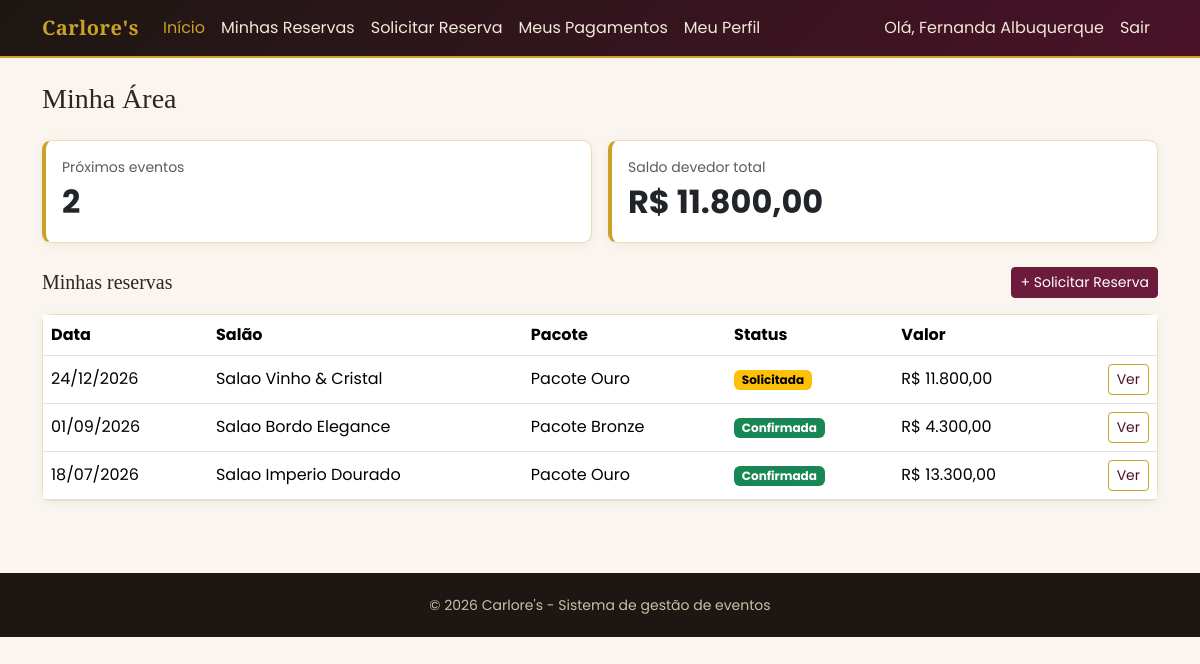
/cliente/index.php (signed in), run on the app's committed database.
### tables this page shows
CREATE TABLE usuarios (
    id          INT UNSIGNED AUTO_INCREMENT PRIMARY KEY,
    nome        VARCHAR(120) NOT NULL,
    email       VARCHAR(150) NOT NULL,
    senha_hash  VARCHAR(255) NOT NULL,
    tipo        ENUM('admin', 'cliente') NOT NULL DEFAULT 'cliente',
    ativo       TINYINT(1) NOT NULL DEFAULT 1,
    created_at  DATETIME NOT NULL DEFAULT CURRENT_TIMESTAMP,
    updated_at  DATETIME NOT NULL DEFAULT CURRENT_TIMESTAMP ON UPDATE CURRENT_TIMESTAMP,
    UNIQUE KEY uq_usuarios_email (email),
    INDEX idx_usuarios_tipo (tipo)
);

CREATE TABLE reservas (
    id                  INT UNSIGNED AUTO_INCREMENT PRIMARY KEY,
    cliente_id          INT UNSIGNED NOT NULL,
    salao_id            INT UNSIGNED NOT NULL,
    pacote_id           INT UNSIGNED NOT NULL,
    data_evento         DATE NOT NULL,
    turno               ENUM('manha', 'tarde', 'noite') NOT NULL,
    tipo_evento         VARCHAR(80) NOT NULL,
    numero_convidados   SMALLINT UNSIGNED NOT NULL,
    status              ENUM('solicitada', 'confirmada', 'cancelada') NOT NULL DEFAULT 'solicitada',
    valor_salao         DECIMAL(10,2) NOT NULL,
    valor_pacote        DECIMAL(10,2) NOT NULL,
    desconto            DECIMAL(10,2) NOT NULL DEFAULT 0.00,
    valor_total         DECIMAL(10,2) GENERATED ALWAYS AS (valor_salao + valor_pacote - desconto) STORED,
    bloqueio_data       DATE GENERATED ALWAYS AS (CASE WHEN status = 'cancelada' THEN NULL ELSE data_evento END) STORED,
    observacoes         TEXT NULL,
    created_at          DATETIME NOT NULL DEFAULT CURRENT_TIMESTAMP,
    updated_at          DATETIME NOT NULL DEFAULT CURRENT_TIMESTAMP ON UPDATE CURRENT_TIMESTAMP,
    CONSTRAINT fk_reservas_cliente FOREIGN KEY (cliente_id) REFERENCES clientes(id)
        ON DELETE RESTRICT ON UPDATE CASCADE,
    CONSTRAINT fk_reservas_salao FOREIGN KEY (salao_id) REFERENCES saloes(id)
        ON DELETE RESTRICT ON UPDATE CASCADE,
    CONSTRAINT fk_reservas_pacote FOREIGN KEY (pacote_id) REFERENCES pacotes(id)
        ON DELETE RESTRICT ON UPDATE CASCADE,
    UNIQUE KEY uq_disponibilidade (salao_id, bloqueio_data),
    INDEX idx_reservas_data (data_evento),
    INDEX idx_reservas_status (status)
);

CREATE TABLE saloes (
    id          INT UNSIGNED AUTO_INCREMENT PRIMARY KEY,
    nome        VARCHAR(100) NOT NULL,
    capacidade  SMALLINT UNSIGNED NOT NULL,
    descricao   TEXT NULL,
    valor_base  DECIMAL(10,2) NOT NULL DEFAULT 0.00,
    foto        VARCHAR(255) NULL,
    ativo       TINYINT(1) NOT NULL DEFAULT 1,
    created_at  DATETIME NOT NULL DEFAULT CURRENT_TIMESTAMP,
    updated_at  DATETIME NOT NULL DEFAULT CURRENT_TIMESTAMP ON UPDATE CURRENT_TIMESTAMP,
    UNIQUE KEY uq_saloes_nome (nome),
    INDEX idx_saloes_ativo (ativo)
);

CREATE TABLE pacotes (
    id          INT UNSIGNED AUTO_INCREMENT PRIMARY KEY,
    nome        VARCHAR(100) NOT NULL,
    descricao   TEXT NULL,
    preco       DECIMAL(10,2) NOT NULL,
    ativo       TINYINT(1) NOT NULL DEFAULT 1,
    created_at  DATETIME NOT NULL DEFAULT CURRENT_TIMESTAMP,
    updated_at  DATETIME NOT NULL DEFAULT CURRENT_TIMESTAMP ON UPDATE CURRENT_TIMESTAMP,
    UNIQUE KEY uq_pacotes_nome (nome)
);

### public/cliente/index.php (called while the page is built, shortened)
<?php
require_once __DIR__ . '/../../config/bootstrap.php';
$clienteId = (int)$_SESSION['cliente_id'];
$reservas = Reserva::listarPorCliente($clienteId);
$proximasReservas = array_filter(
    $reservas,
    fn($r) => $r['status'] !== 'cancelada' && $r['data_evento'] >= date('Y-m-d')
);
$saldoTotalDevedor = 0.0;
foreach ($reservas as $r) {
    if ($r['status'] !== 'cancelada') {
        $saldoTotalDevedor += PagamentoService::saldoDevedor($r);
    }
}
$paginaAtual = 'dashboard';
$tituloPagina = 'Minha Área';
require ROOT_PATH . '/views/cliente/dashboard.php';

### helpers/auth_helper.php (called while the page is built, shortened)
<?php
function usuarioLogado(): ?array
{
    return [
        'id'         => (int)$_SESSION['usuario_id'],
        'nome'       => $_SESSION['usuario_nome'],
        'tipo'       => $_SESSION['usuario_tipo'],
        'cliente_id' => isset($_SESSION['cliente_id']) ? (int)$_SESSION['cliente_id'] : null,
    ];
}

### config/database.php (called while the page is built, shortened)
<?php
class Database
{
    private static ?PDO $conexao = null;
    public static function conectar(): PDO
    {
        if (self::$conexao === null) {
            $dsn = 'mysql:host=' . self::HOST . ';dbname=' . self::DBNAME . ';charset=' . self::CHARSET;
            try {
                self::$conexao = new PDO($dsn, self::USUARIO, self::SENHA, [
                    PDO::ATTR_ERRMODE            => PDO::ERRMODE_EXCEPTION,
                    PDO::ATTR_EMULATE_PREPARES   => false,
                    PDO::ATTR_DEFAULT_FETCH_MODE => PDO::FETCH_ASSOC,
                ]);
            } catch (PDOException $e) {
                error_log('[Database] Falha na conexao: ' . $e->getMessage());
                http_response_code(500);
                die('Nao foi possivel conectar ao banco de dados. Verifique se o MySQL do XAMPP esta em execucao e se o banco "carlores" foi importado (veja o README.md).');
            }
        }
        return self::$conexao;
    }
}

### models/Reserva.php (called while the page is built, shortened)
<?php
class Reserva
{
    public static function listar(array $filtros = []): array
    {
        $sql = self::SELECT_BASE . ' WHERE 1=1';
        $params = [];
        if (!empty($filtros['cliente_id'])) {
            $sql .= ' AND r.cliente_id = :cliente_id';
            $params[':cliente_id'] = $filtros['cliente_id'];
        }
        $sql .= ' ORDER BY r.data_evento DESC, r.id DESC';
        $stmt = Database::conectar()->prepare($sql);
        $stmt->execute($params);
        return $stmt->fetchAll();
    }
    public static function listarPorCliente(int $clienteId): array
    {
        return self::listar(['cliente_id' => $clienteId]);
    }
}

### config/bootstrap.php (called while the page is built, shortened)
<?php
require_once ROOT_PATH . '/config/database.php';
require_once ROOT_PATH . '/helpers/format_helper.php';
require_once ROOT_PATH . '/helpers/auth_helper.php';
spl_autoload_register(function (string $classe): void {
    foreach (['models', 'services'] as $pasta) {
        $caminho = ROOT_PATH . "/{$pasta}/{$classe}.php";
        if (is_file($caminho)) {
            return;
        }
    }
});

### models/Pagamento.php (called while the page is built, shortened)
<?php
class Pagamento
{
    public static function totalPagoPorReserva(int $reservaId): float
    {
        $stmt = Database::conectar()->prepare(
            'SELECT COALESCE(SUM(valor), 0) AS total FROM pagamentos WHERE reserva_id = :reserva_id'
        );
        $stmt->execute([':reserva_id' => $reservaId]);
        return (float)$stmt->fetch()['total'];
    }
}

### services/PagamentoService.php (called while the page is built, shortened)
<?php
class PagamentoService
{
    public static function saldoDevedor(array $reserva): float
    {
        $totalPago = Pagamento::totalPagoPorReserva((int)$reserva['id']);
        return round((float)$reserva['valor_total'] - $totalPago, 2);
    }
}

### views/cliente/dashboard.php (the view, shortened to what this page needs)
<?php require ROOT_PATH . '/views/partials/header_cliente.php'; ?>
<div class="row g-3 mb-4">
    <div class="col-md-6">
        <div class="card card-carlores dashboard-kpi h-100">
            <div class="card-body">
                <div class="text-muted small">Próximos eventos</div>
                <div class="fs-2 fw-bold"><?= count($proximasReservas) ?></div>
            </div>
        </div>
    </div>
    <div class="col-md-6">
        <div class="card card-carlores dashboard-kpi h-100">
            <div class="card-body">
                <div class="text-muted small">Saldo devedor total</div>
                <div class="fs-2 fw-bold"><?= moneyBr($saldoTotalDevedor) ?></div>
            </div>
        </div>
    </div>
</div>
<div class="d-flex justify-content-between align-items-center mb-3">
    <h2 class="h5 mb-0">Minhas reservas</h2>
    <a href="/cliente/reservas/nova.php" class="btn btn-carlores btn-sm">+ Solicitar Reserva</a>
</div>
<div class="card card-carlores">
    <div class="table-responsive">
        <table class="table mb-0 align-middle">
            <thead><tr><th>Data</th><th>Salão</th><th>Pacote</th><th>Status</th><th>Valor</th><th></th></tr></thead>
            <tbody>
            <?php foreach ($reservas as $r): ?>
                <tr>
                    <td><?= dateBr($r['data_evento']) ?></td>
                    <td><?= e($r['salao_nome']) ?></td>
                    <td><?= e($r['pacote_nome']) ?></td>
                    <td><?= statusReservaBadge($r['status']) ?></td>
                    <td><?= moneyBr($r['valor_total']) ?></td>
                    <td class="text-end"><a href="/cliente/reservas/visualizar.php?id=<?= (int)$r['id'] ?>" class="btn btn-sm btn-outline-carlores">Ver</a></td>
                </tr>
            <?php endforeach; ?>
            </tbody>
        </table>
    </div>
</div>
<?php require ROOT_PATH . '/views/partials/footer_cliente.php'; ?>

### views/partials/header_cliente.php (shortened to what this page needs)
<?php $usuario = usuarioLogado(); ?>
<!DOCTYPE html>
<html lang="pt-BR">
<head>
    <link href="https://cdn.jsdelivr.net/npm/bootstrap@5.3.3/dist/css/bootstrap.min.css" rel="stylesheet">
    <link href="/assets/css/theme.css" rel="stylesheet">
</head>
<body>
<nav class="navbar navbar-expand-lg navbar-carlores navbar-dark">
    <div class="container">
        <a class="navbar-brand" href="/cliente/index.php"><?= e(APP_NOME) ?></a>
        <div class="collapse navbar-collapse" id="navCliente">
            <ul class="navbar-nav me-auto">
                <?php
                $paginaAtual = $paginaAtual ?? '';
                $itensMenu = [
                    'dashboard'  => ['/cliente/index.php', 'Início'],
                    'reservas'   => ['/cliente/reservas/index.php', 'Minhas Reservas'],
                    'nova'       => ['/cliente/reservas/nova.php', 'Solicitar Reserva'],
                    'pagamentos' => ['/cliente/pagamentos/index.php', 'Meus Pagamentos'],
                    'perfil'     => ['/cliente/perfil/editar.php', 'Meu Perfil'],
                ];
                foreach ($itensMenu as $chave => $item):
                    [$url, $rotulo] = $item;
                ?>
                <li class="nav-item">
                    <a class="nav-link <?= $paginaAtual === $chave ? 'active' : '' ?>" href="<?= e($url) ?>"><?= e($rotulo) ?></a>
                </li>
                <?php endforeach; ?>
            </ul>
            <ul class="navbar-nav">
                <li class="nav-item"><span class="nav-link">Olá, <?= e($usuario['nome']) ?></span></li>
                <li class="nav-item"><a class="nav-link" href="/logout.php">Sair</a></li>
            </ul>
        </div>
    </div>
</nav>
<div class="container py-4">
    <h1 class="h3 mb-4"><?= e($tituloPagina ?? '') ?></h1>

### helpers/format_helper.php (shortened to what this page needs)
<?php
function e(mixed $valor): string
{
    return htmlspecialchars((string)($valor ?? ''), ENT_QUOTES, 'UTF-8');
}
function moneyBr(float|string|null $valor): string
{
    return 'R$ ' . number_format((float)$valor, 2, ',', '.');
}
function dateBr(?string $dataIso): string
{
    $timestamp = strtotime($dataIso);
    return $timestamp ? date('d/m/Y', $timestamp) : '';
}
function statusReservaLabel(?string $status): string
{
    return STATUS_RESERVA[$status] ?? e($status);
}
function statusReservaBadge(?string $status): string
{
    $mapa = ['solicitada' => 'warning', 'confirmada' => 'success', 'cancelada' => 'secondary'];
    $cor = $mapa[$status] ?? 'secondary';
    return '<span class="badge text-bg-' . $cor . '">' . statusReservaLabel($status) . '</span>';
}

### public/assets/css/theme.css (style rules this page uses)
:root { --carlores-preto: #1c1712; --carlores-vinho: #6d1b3c; --carlores-vinho-escuro: #4a1229; --carlores-dourado: #c9a227; --carlores-dourado-claro: #e8d38a; --carlores-creme: #faf6ef; --carlores-texto: #2b2620; }
body { background-color: var(--carlores-creme); color: var(--carlores-texto); font-family: 'Poppins', 'Segoe UI', sans-serif; }
h1, h2, h3, h4, h5, .brand-font { font-family: 'Playfair Display', 'Georgia', serif; }
a { color: var(--carlores-vinho); }
.navbar-carlores { background: linear-gradient(135deg, var(--carlores-preto) 0%, var(--carlores-vinho-escuro) 100%); border-bottom: 2px solid var(--carlores-dourado); }
.navbar-carlores .navbar-brand { font-family: 'Playfair Display', serif; color: var(--carlores-dourado) !important; font-weight: 700; letter-spacing: 0.5px; }
.navbar-carlores .nav-link { color: #f1e9d8 !important; }
.navbar-carlores .nav-link:hover, .navbar-carlores .nav-link.active { color: var(--carlores-dourado) !important; }
.btn-carlores { background-color: var(--carlores-vinho); border-color: var(--carlores-vinho); color: #fff; }
.btn-outline-carlores { border-color: var(--carlores-dourado); color: var(--carlores-vinho-escuro); }
.card-carlores { border: 1px solid rgba(201, 162, 39, 0.35); border-radius: 0.6rem; box-shadow: 0 2px 10px rgba(0,0,0,0.06); }
.dashboard-kpi { border-left: 4px solid var(--carlores-dourado); }

### data on the page
usuarios: nome "Fernanda Albuquerque"
reservas: data_evento "24/12/2026", salao.nome "Salao Vinho & Cristal", pacote.nome "Pacote Ouro", status "Solicitada", valor_total "R$ 11.800,00"
reservas: data_evento "01/09/2026", salao.nome "Salao Bordo Elegance", pacote.nome "Pacote Bronze", status "Confirmada", valor_total "R$ 4.300,00"
reservas: data_evento "18/07/2026", salao.nome "Salao Imperio Dourado", pacote.nome "Pacote Ouro", status "Confirmada", valor_total "R$ 13.300,00"

### other printed values
APP_NOME "Carlore's"
$rotulo "Início"
$rotulo "Minhas Reservas"
$rotulo "Solicitar Reserva"
$rotulo "Meus Pagamentos"
$rotulo "Meu Perfil"
$tituloPagina "Minha Área"
count($proximasReservas) "2"
moneyBr($saldoTotalDevedor) "R$ 11.800,00"
